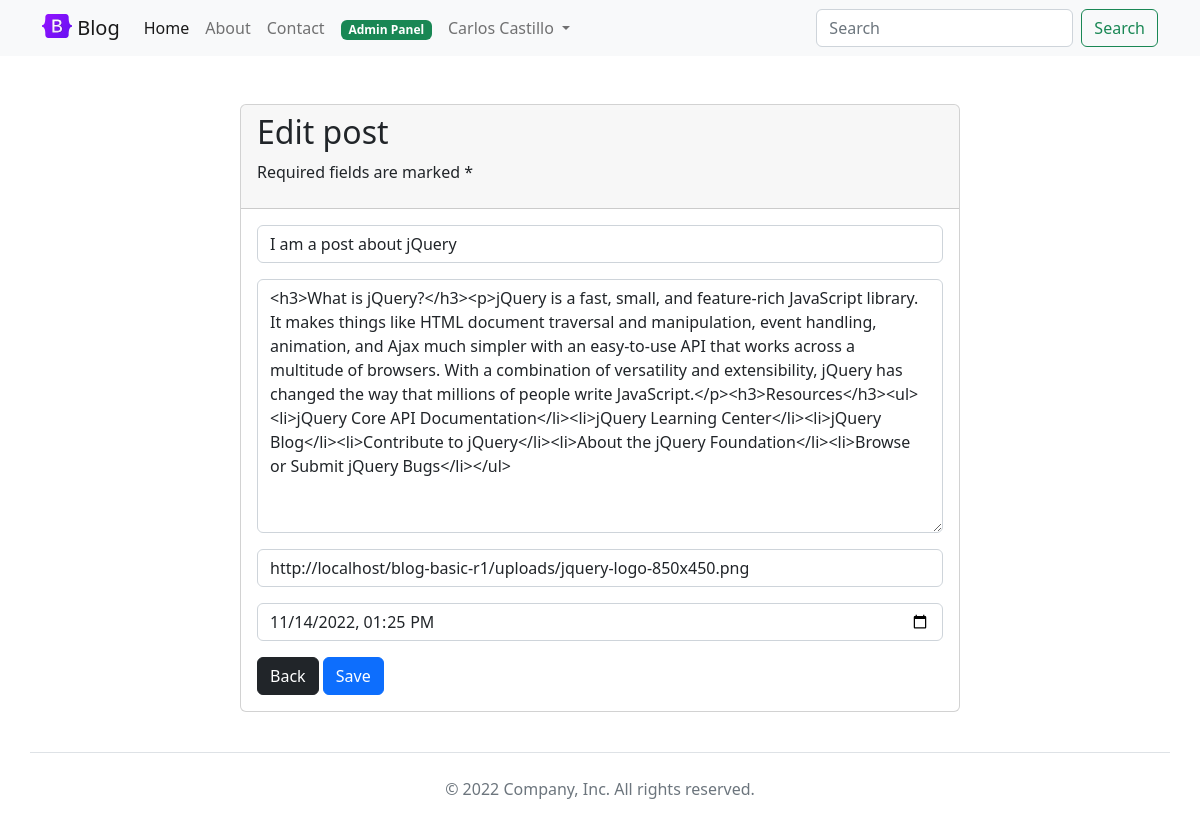
/admin/edit.php?id=38 (signed in), run on the app's committed database.
### tables this page shows
CREATE TABLE posts (
    id              INT             NOT NULL    AUTO_INCREMENT,
    title           VARCHAR(255)    NOT NULL,
    content         TEXT            NOT NULL,
    img_url         VARCHAR(255)    NOT NULL,
    author_id       INT             NOT NULL,
    created_at      TIMESTAMP       NULL,
    updated_at      TIMESTAMP       NULL,
PRIMARY KEY (id),
FOREIGN KEY (author_id) REFERENCES users(id)
);

### admin/edit.php (called while the page is built, shortened)
<?php
require_once '../model.php';
if ( $_SERVER["REQUEST_METHOD"] == "GET" ) {
    $id = filter_var($_GET['id'], FILTER_SANITIZE_NUMBER_INT);
    $post = getPostById($id);
}
require '../views/admin/edit.php';
require '../views/base.php';

### model.php (called while the page is built, shortened)
<?php
function getPDO(): PDO
{
    try {
        $pdo = new PDO(DB_URL, DB_USER, DB_PASS);
        $pdo->setAttribute(PDO::ATTR_ERRMODE, PDO::ERRMODE_EXCEPTION);
        $pdo->setAttribute(PDO::ATTR_DEFAULT_FETCH_MODE, PDO::FETCH_ASSOC);
        $pdo->setAttribute(PDO::ATTR_CASE, PDO::CASE_LOWER);
        $pdo->setAttribute(PDO::ATTR_AUTOCOMMIT, true);
        return $pdo;
    } catch (PDOException $exception) {
        exit('Failed to connect to database!');
    }
}
function getPostById($id): mixed
{
    $pdo = getPDO();
    $query = 'SELECT * FROM posts WHERE id = :id';
    $stmt = $pdo->prepare($query);
    $stmt->bindParam(':id', $id, PDO::PARAM_INT);
    $stmt->execute();
    return $stmt->fetch();
}

### views/admin/edit.php (the view, shortened to what this page needs)
<?php
    $datetime = new DateTime($post['created_at']);
    $created_at = $datetime->format('Y-m-d H:i:s');
?>
    <div class="container mt-5 px-4">
        <div class="row">
            <div class="col-12 col-lg-8 mx-auto">
                <div class="card">
                    <div class="card-header">
                        <h2>Edit post</h2>
                        <p>Required fields are marked *</p>
                    </div>
                    <div class="card-body">
                        <form action="<?php echo APP_URL; ?>admin/update.php" method="POST" class="row g-3 form-store">
                            <div class="col-12">
                                <input type="text" name="title" class="form-control" placeholder="Title*" value="<?php echo $post['title']; ?>" required>
                            </div>
                            <div class="col-12">
                                <textarea rows="10" name="content" class="form-control" placeholder="Content*" required><?php echo $post['content']; ?></textarea>
                            </div>
                            <div class="col-md-12">
                                <input type="url" name="img_url" class="form-control" placeholder="URL*" value="<?php echo $post['img_url']; ?>" required>
                            </div>
                            <div class="col-md-12">
                                <input type="datetime-local" name="created_at" class="form-control" value="<?php echo $created_at; ?>" required>
                            </div>
                            <div class="col-12">
                                <a href="<?php echo APP_URL; ?>admin/" class="btn btn-dark">Back</a>
                                <button type="submit" class="btn btn-primary">Save</button>
                            </div>
                        </form>
                    </div>
                </div>
            </div>
        </div>
    </div>

### data on the page
posts: title "I am a post about jQuery", content "<h3>What is jQuery?</h3><p>jQuery is a fast, small, and feature-rich JavaScript library. It makes things like HTML document traversal and manipulation, event handling, animation, and Ajax much simpler with an easy-to-use API that works across a multitude of browsers. With a combination of versatility and extensibility, jQuery has changed the way that millions of people write JavaScript.</p><h3>Resources</h3><ul><li>jQuery Core API Documentation</li><li>jQuery Learning Center</li><li>jQuery Blog</li><li>Contribute to jQuery</li><li>About the jQuery Foundation</li><li>Browse or Submit jQuery Bugs</li></ul>", img_url "http://localhost/blog-basic-r1/uploads/jquery-logo-850x450.png", created_at "11/14/2022 13:25"

### other printed values
$_SESSION['user']['name'] "Carlos Castillo"
